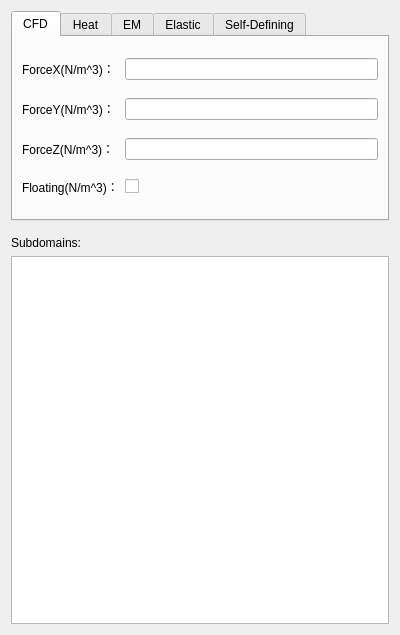
<?xml version="1.0" encoding="UTF-8"?>
<ui version="4.0">
 <class>MySimIIGui::Forcess</class>
 <widget class="QWidget" name="MySimIIGui::Forcess">
  <property name="geometry">
   <rect>
    <x>0</x>
    <y>0</y>
    <width>400</width>
    <height>635</height>
   </rect>
  </property>
  <property name="minimumSize">
   <size>
    <width>0</width>
    <height>0</height>
   </size>
  </property>
  <property name="maximumSize">
   <size>
    <width>40000</width>
    <height>80000</height>
   </size>
  </property>
  <property name="windowTitle">
   <string>Force settings</string>
  </property>
  <layout class="QFormLayout" name="formLayout">
   <item row="0" column="0" colspan="2">
    <layout class="QFormLayout" name="formLayout_2">
     <item row="0" column="0" colspan="2">
      <widget class="QTabWidget" name="TabWid_1">
       <property name="sizePolicy">
        <sizepolicy hsizetype="Preferred" vsizetype="Preferred">
         <horstretch>0</horstretch>
         <verstretch>0</verstretch>
        </sizepolicy>
       </property>
       <property name="minimumSize">
        <size>
         <width>0</width>
         <height>0</height>
        </size>
       </property>
       <property name="maximumSize">
        <size>
         <width>30000</width>
         <height>30000</height>
        </size>
       </property>
       <property name="currentIndex">
        <number>0</number>
       </property>
       <widget class="QWidget" name="TabContent1">
        <attribute name="title">
         <string>CFD</string>
        </attribute>
        <layout class="QGridLayout" name="gridLayout_Tab1">
         <item row="2" column="2">
          <widget class="QLineEdit" name="lineEdit_ForceZ"/>
         </item>
         <item row="1" column="0">
          <widget class="QLabel" name="label_VelY">
           <property name="text">
            <string>ForceY(N/m^3)：</string>
           </property>
          </widget>
         </item>
         <item row="2" column="0">
          <widget class="QLabel" name="label_VelZ">
           <property name="text">
            <string>ForceZ(N/m^3)：</string>
           </property>
          </widget>
         </item>
         <item row="3" column="0">
          <widget class="QLabel" name="label_Pressure">
           <property name="text">
            <string>Floating(N/m^3)：</string>
           </property>
          </widget>
         </item>
         <item row="0" column="2">
          <widget class="QLineEdit" name="lineEdit_ForceX"/>
         </item>
         <item row="0" column="0">
          <widget class="QLabel" name="label_VelX">
           <property name="text">
            <string>ForceX(N/m^3)：</string>
           </property>
          </widget>
         </item>
         <item row="1" column="2">
          <widget class="QLineEdit" name="lineEdit_ForceY"/>
         </item>
         <item row="3" column="2">
          <widget class="QCheckBox" name="checkBox_Floating">
           <property name="text">
            <string/>
           </property>
          </widget>
         </item>
        </layout>
       </widget>
       <widget class="QWidget" name="TabContent2">
        <attribute name="title">
         <string>Heat</string>
        </attribute>
        <layout class="QGridLayout" name="gridLayout_Tab2">
         <item row="0" column="0">
          <widget class="QLabel" name="label_Temperature">
           <property name="text">
            <string>Heat Source (Watt/s/m^3)：</string>
           </property>
          </widget>
         </item>
         <item row="0" column="1">
          <widget class="QLineEdit" name="lineEdit_HeatSource"/>
         </item>
         <item row="3" column="0">
          <widget class="QLabel" name="label_13">
           <property name="text">
            <string>TemperatureHighest (°C):</string>
           </property>
          </widget>
         </item>
         <item row="3" column="1">
          <widget class="QLineEdit" name="lineEdit_TemperatureHighest"/>
         </item>
         <item row="2" column="0">
          <widget class="QLabel" name="label_9">
           <property name="text">
            <string>TemperatureLowest (°C):</string>
           </property>
          </widget>
         </item>
         <item row="1" column="1">
          <widget class="QCheckBox" name="checkBox_SmartHeat">
           <property name="text">
            <string/>
           </property>
          </widget>
         </item>
         <item row="2" column="1">
          <widget class="QLineEdit" name="lineEdit_TemperatureLowest"/>
         </item>
         <item row="1" column="0">
          <widget class="QLabel" name="label">
           <property name="text">
            <string>Smart Heat Control:</string>
           </property>
          </widget>
         </item>
        </layout>
       </widget>
       <widget class="QWidget" name="TabContent3">
        <attribute name="title">
         <string>EM</string>
        </attribute>
        <layout class="QGridLayout" name="gridLayout_Tab3">
         <item row="8" column="0">
          <widget class="QLabel" name="label_IncWaveY">
           <property name="text">
            <string>CurrentDensityReal.Y：</string>
           </property>
          </widget>
         </item>
         <item row="9" column="1">
          <widget class="QLineEdit" name="lineEdit_CurrentDensityRealZ">
           <property name="text">
            <string/>
           </property>
          </widget>
         </item>
         <item row="12" column="1">
          <widget class="QLineEdit" name="lineEdit_CurrentDensityImagZ">
           <property name="text">
            <string/>
           </property>
          </widget>
         </item>
         <item row="10" column="0">
          <widget class="QLabel" name="label_IncPropX">
           <property name="text">
            <string>CurrentDensityImag.X：</string>
           </property>
          </widget>
         </item>
         <item row="12" column="0">
          <widget class="QLabel" name="label_IncPropZ">
           <property name="text">
            <string>CurrentDensityImag.Z：</string>
           </property>
          </widget>
         </item>
         <item row="8" column="1">
          <widget class="QLineEdit" name="lineEdit_CurrentDensityRealY">
           <property name="text">
            <string/>
           </property>
          </widget>
         </item>
         <item row="11" column="1">
          <widget class="QLineEdit" name="lineEdit_CurrentDensityImagY">
           <property name="text">
            <string/>
           </property>
          </widget>
         </item>
         <item row="7" column="1">
          <widget class="QLineEdit" name="lineEdit_CurrentDensityRealX">
           <property name="text">
            <string/>
           </property>
          </widget>
         </item>
         <item row="10" column="1">
          <widget class="QLineEdit" name="lineEdit_CurrentDensityImagX">
           <property name="text">
            <string/>
           </property>
          </widget>
         </item>
         <item row="7" column="0">
          <widget class="QLabel" name="label_IncWaveX">
           <property name="text">
            <string>CurrentDensityReal.X：</string>
           </property>
          </widget>
         </item>
         <item row="9" column="0">
          <widget class="QLabel" name="label_IncWaveZ">
           <property name="text">
            <string>CurrentDensityReal.Z：</string>
           </property>
          </widget>
         </item>
         <item row="11" column="0">
          <widget class="QLabel" name="label_IncPropY">
           <property name="text">
            <string>CurrentDensityImag.Y：</string>
           </property>
          </widget>
         </item>
        </layout>
       </widget>
       <widget class="QWidget" name="TabContent5">
        <attribute name="title">
         <string>Elastic</string>
        </attribute>
        <layout class="QGridLayout" name="gridLayout_2">
         <item row="0" column="0">
          <widget class="QLabel" name="label_2">
           <property name="text">
            <string>MassForce 1</string>
           </property>
          </widget>
         </item>
         <item row="4" column="1">
          <widget class="QLineEdit" name="LE_VolumeForce2"/>
         </item>
         <item row="0" column="1">
          <widget class="QLineEdit" name="LE_MassForce1"/>
         </item>
         <item row="4" column="0">
          <widget class="QLabel" name="label_6">
           <property name="text">
            <string>VolumeForce 2</string>
           </property>
          </widget>
         </item>
         <item row="5" column="1">
          <widget class="QLineEdit" name="LE_VolumeForce3"/>
         </item>
         <item row="2" column="0">
          <widget class="QLabel" name="label_4">
           <property name="text">
            <string>MassForce 3</string>
           </property>
          </widget>
         </item>
         <item row="2" column="1">
          <widget class="QLineEdit" name="LE_MassForce3"/>
         </item>
         <item row="1" column="1">
          <widget class="QLineEdit" name="LE_MassForce2"/>
         </item>
         <item row="3" column="0">
          <widget class="QLabel" name="label_5">
           <property name="text">
            <string>VolumeForce 1</string>
           </property>
          </widget>
         </item>
         <item row="3" column="1">
          <widget class="QLineEdit" name="LE_VolumeForce1"/>
         </item>
         <item row="1" column="0">
          <widget class="QLabel" name="label_3">
           <property name="text">
            <string>MassForce 2</string>
           </property>
          </widget>
         </item>
         <item row="5" column="0">
          <widget class="QLabel" name="label_8">
           <property name="text">
            <string>VolumeForce 3</string>
           </property>
          </widget>
         </item>
        </layout>
       </widget>
       <widget class="QWidget" name="TabContent4">
        <attribute name="title">
         <string>Self-Defining</string>
        </attribute>
        <widget class="QLabel" name="Labal_GeometryInfo">
         <property name="geometry">
          <rect>
           <x>9</x>
           <y>9</y>
           <width>250</width>
           <height>20</height>
          </rect>
         </property>
         <property name="maximumSize">
          <size>
           <width>250</width>
           <height>30</height>
          </size>
         </property>
         <property name="text">
          <string>Variable list (separated by &quot;,&quot;):</string>
         </property>
        </widget>
        <widget class="QTextEdit" name="textEdit_SelfDef1">
         <property name="geometry">
          <rect>
           <x>9</x>
           <y>28</y>
           <width>311</width>
           <height>71</height>
          </rect>
         </property>
         <property name="sizePolicy">
          <sizepolicy hsizetype="Preferred" vsizetype="Preferred">
           <horstretch>0</horstretch>
           <verstretch>0</verstretch>
          </sizepolicy>
         </property>
         <property name="maximumSize">
          <size>
           <width>30000</width>
           <height>30000</height>
          </size>
         </property>
         <property name="html">
          <string>&lt;!DOCTYPE HTML PUBLIC &quot;-//W3C//DTD HTML 4.0//EN&quot; &quot;http://www.w3.org/TR/REC-html40/strict.dtd&quot;&gt;
&lt;html&gt;&lt;head&gt;&lt;meta name=&quot;qrichtext&quot; content=&quot;1&quot; /&gt;&lt;style type=&quot;text/css&quot;&gt;
p, li { white-space: pre-wrap; }
&lt;/style&gt;&lt;/head&gt;&lt;body style=&quot; font-family:'MS Shell Dlg 2'; font-size:8.25pt; font-weight:400; font-style:normal;&quot;&gt;
&lt;p style=&quot; margin-top:0px; margin-bottom:0px; margin-left:0px; margin-right:0px; -qt-block-indent:0; text-indent:0px;&quot;&gt;&lt;span style=&quot; font-size:8pt;&quot;&gt;Ex1: Time, Coordinate 1, Coordinate 2, Temperature&lt;/span&gt;&lt;/p&gt;&lt;/body&gt;&lt;/html&gt;</string>
         </property>
         <property name="text" stdset="0">
          <string>## Geometry Info ##</string>
         </property>
        </widget>
        <widget class="QLabel" name="label_Blank2">
         <property name="geometry">
          <rect>
           <x>9</x>
           <y>130</y>
           <width>16</width>
           <height>16</height>
          </rect>
         </property>
         <property name="text">
          <string/>
         </property>
        </widget>
        <widget class="QLabel" name="Labal_SelfDefinition2">
         <property name="geometry">
          <rect>
           <x>9</x>
           <y>110</y>
           <width>250</width>
           <height>20</height>
          </rect>
         </property>
         <property name="maximumSize">
          <size>
           <width>250</width>
           <height>30</height>
          </size>
         </property>
         <property name="text">
          <string>MATC function statements (separated by &quot;;&quot;):</string>
         </property>
        </widget>
        <widget class="QTextEdit" name="textEdit_SelfDef2">
         <property name="geometry">
          <rect>
           <x>10</x>
           <y>130</y>
           <width>311</width>
           <height>81</height>
          </rect>
         </property>
         <property name="sizePolicy">
          <sizepolicy hsizetype="Preferred" vsizetype="Preferred">
           <horstretch>0</horstretch>
           <verstretch>0</verstretch>
          </sizepolicy>
         </property>
         <property name="maximumSize">
          <size>
           <width>30000</width>
           <height>30000</height>
          </size>
         </property>
         <property name="html">
          <string>&lt;!DOCTYPE HTML PUBLIC &quot;-//W3C//DTD HTML 4.0//EN&quot; &quot;http://www.w3.org/TR/REC-html40/strict.dtd&quot;&gt;
&lt;html&gt;&lt;head&gt;&lt;meta name=&quot;qrichtext&quot; content=&quot;1&quot; /&gt;&lt;style type=&quot;text/css&quot;&gt;
p, li { white-space: pre-wrap; }
&lt;/style&gt;&lt;/head&gt;&lt;body style=&quot; font-family:'MS Shell Dlg 2'; font-size:8.25pt; font-weight:400; font-style:normal;&quot;&gt;
&lt;p style=&quot; margin-top:0px; margin-bottom:0px; margin-left:0px; margin-right:0px; -qt-block-indent:0; text-indent:0px;&quot;&gt;Ex1: a=1.0; b=2.1; Tx(0)+a*Tx(1)-Tx(2)*Tx(3)&lt;/p&gt;&lt;/body&gt;&lt;/html&gt;</string>
         </property>
         <property name="text" stdset="0">
          <string>## including as Elmer MATC function.</string>
         </property>
        </widget>
       </widget>
      </widget>
     </item>
    </layout>
   </item>
   <item row="1" column="0">
    <widget class="Line" name="line">
     <property name="orientation">
      <enum>Qt::Horizontal</enum>
     </property>
    </widget>
   </item>
   <item row="2" column="0" colspan="2">
    <widget class="QLabel" name="label_7">
     <property name="text">
      <string>Subdomains:</string>
     </property>
    </widget>
   </item>
   <item row="3" column="0" colspan="2">
    <widget class="QTableWidget" name="tw_Subdomains"/>
   </item>
  </layout>
 </widget>
 <resources/>
 <connections/>
</ui>
